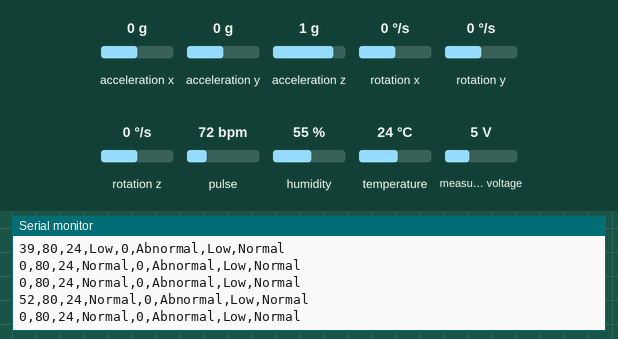
This sketch was run on a simulated ESP32. Parts: the last lines printed to the serial monitor. The test bench sets the inputs (shaded band); at power-on: temperature 24 °C, measured voltage 5 V, acceleration x 0 g, acceleration y 0 g, acceleration z 1 g, rotation x 0 °/s, rotation y 0 °/s, rotation z 0 °/s, pulse 72 bpm, humidity 55 %. Nothing arrives over Bluetooth unless stated; a phone connects over Bluetooth LE 3 s after start.

Above: at 4.2 s.
4.3 s: temperature set to 36.2 °C
At 4.73 s:
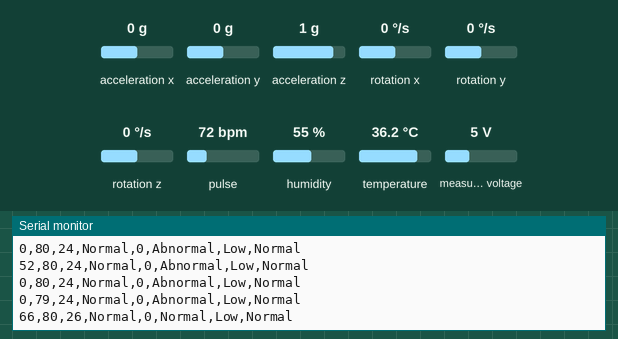
5.8 s: temperature set to 37.5 °C
At 7.1 s:
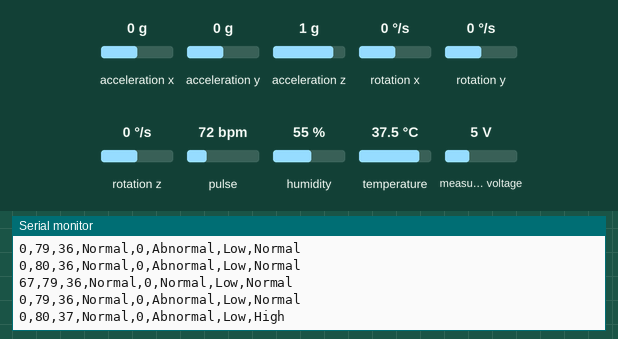
8.6 s: measured voltage set to 2.7 V
At 9.17 s:
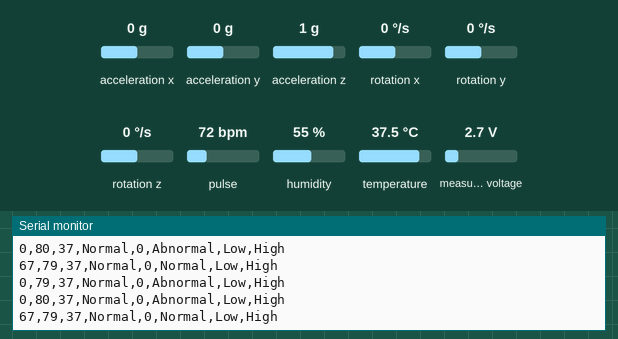
10.1 s: measured voltage set to 2.3 V
At 11.54 s:
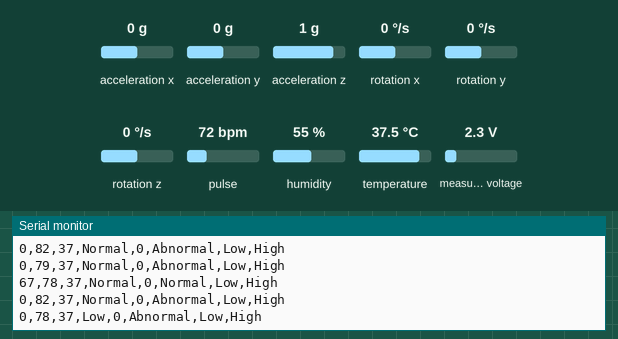
Timing chart, 0 to 13.1 s (numbered marks = the images above; inputs shaded):
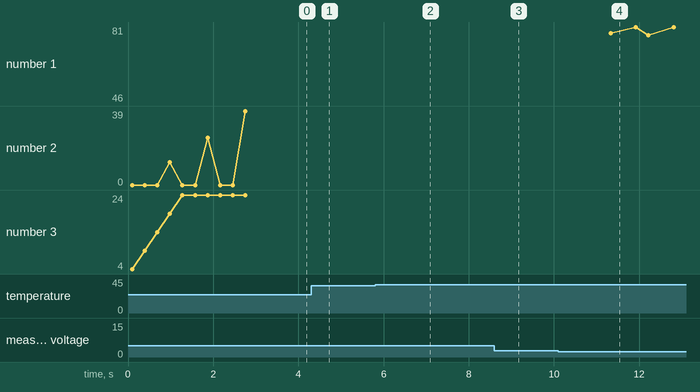

The sketch:

main_code.ino
```cpp
#include <Wire.h>
#include "MAX30105.h"
#include "heartRate.h"
#include <Adafruit_AHTX0.h>
#include <Adafruit_INA219.h>
#include <Adafruit_MPU6050.h>

// ===== BLE =====
#include <BLEDevice.h>
#include <BLEServer.h>
#include <BLEUtils.h>
#include <BLE2902.h>
BLECharacteristic *pCharacteristic;
bool deviceConnected = false;
class MyServerCallbacks: public BLEServerCallbacks {
 void onConnect(BLEServer* pServer) { deviceConnected = true; }
 void onDisconnect(BLEServer* pServer) {
 deviceConnected = false;
 BLEDevice::startAdvertising();
 }
};

// ===== SENSORS =====
MAX30105 particleSensor;
Adafruit_AHTX0 aht;
Adafruit_INA219 ina219;
Adafruit_MPU6050 mpu;
// ===== THRESHOLDS =====
#define HR_MIN 60
#define HR_MAX 100
#define SPO2_MIN 95
#define TEMP_MAX 37
#define FALL_THRESHOLD 2.5
#define BATTERY_MIN 3.3
// ===== BUFFERS =====
#define SIZE 5
float HR_Buffer[SIZE] = {0};
float Temp_Buffer[SIZE] = {0};
float Acc_Buffer[SIZE] = {0};
int indexBuffer = 0;
// ===== BPM =====
long lastBeat = 0;
float bpm = 0;
int finalBPM = 0;
const long fingerThreshold = 30000;
// ===== SpO2 =====
float irAvg = 0, redAvg = 0;
float spo2 = 0;
// ===== BATTERY =====
float voltageAvg = 0;
// ===== FUNCTION =====
float movingAverage(float *buf) {
 float sum = 0;
 for (int i = 0; i < SIZE; i++) sum += buf[i];
 return sum / SIZE;
}


void setup() {
 Serial.begin(115200);
 Wire.begin(21, 22);
 // MAX30102
 if (!particleSensor.begin(Wire, I2C_SPEED_FAST)) while (1);
 particleSensor.setup(0x1F, 4, 2, 100, 411, 4096);
 // AHT10
 if (!aht.begin()) while (1);
 // INA219
 if (!ina219.begin()) while (1);
 // MPU6050
 if (!mpu.begin()) while (1);
 mpu.setAccelerometerRange(MPU6050_RANGE_2_G);
 // BLE
 BLEDevice::init("ZENV_Device");
 BLEServer *server = BLEDevice::createServer();
 server->setCallbacks(new MyServerCallbacks());
 BLEService *service = server->createService("1234");
 pCharacteristic = service->createCharacteristic(
 "5678",
 BLECharacteristic::PROPERTY_NOTIFY | BLECharacteristic::PROPERTY_READ
 );
 pCharacteristic->addDescriptor(new BLE2902());
 service->start();
 BLEDevice::getAdvertising()->start();
}


void loop() {

 // ===== 1. DATA ACQUISITION =====
 long ir = particleSensor.getIR();
 long red = particleSensor.getRed();
 sensors_event_t hum, temp;
 aht.getEvent(&hum, &temp);
 sensors_event_t a, g, t;
 mpu.getEvent(&a, &g, &t);
 float voltage = ina219.getBusVoltage_V();

 // ===== 2. FILTERING =====
 // ---- HEART RATE ----
 if (ir > fingerThreshold && checkForBeat(ir)) {
 long delta = millis() - lastBeat;
 lastBeat = millis();
 bpm = 60 / (delta / 1000.0);
 if (bpm > 40 && bpm < 180) {
 HR_Buffer[indexBuffer] = bpm;
 finalBPM = movingAverage(HR_Buffer);
 }
 } else {
 finalBPM = 0;
 }

 // ---- TEMPERATURE ----
 Temp_Buffer[indexBuffer] = temp.temperature;
 float temperature = movingAverage(Temp_Buffer);

 // ---- ACCELERATION (FALL DETECTION) ----
 float ax = a.acceleration.x / 9.81;
 float ay = a.acceleration.y / 9.81;
 float az = a.acceleration.z / 9.81;
 float accMag = sqrt(ax*ax + ay*ay + az*az);
 Acc_Buffer[indexBuffer] = accMag;
 float accFiltered = movingAverage(Acc_Buffer);

 // ---- SpO2 CONTINUOUS ----
 if (ir > 50000) {
 irAvg = 0.9 * irAvg + 0.1 * ir;
 redAvg = 0.9 * redAvg + 0.1 * red;
 float irAC = ir - irAvg;
 float redAC = red - redAvg;
 if (irAvg > 0 && redAvg > 0) {
 float R = (redAC / redAvg) / (irAC / irAvg);
 spo2 = -45.060 * R * R + 30.354 * R + 94.845;
 if (spo2 > 100) spo2 = 100;
 if (spo2 < 0) spo2 = 0;
 }
 } else {
 spo2 = 0;
 }

 // ---- BATTERY ----
 voltageAvg = 0.9 * voltageAvg + 0.1 * voltage;
 // ===== 3. HEALTH ANALYSIS =====
 String HR_Status = (finalBPM < HR_MIN || finalBPM > HR_MAX) ? "Abnormal" : "Normal";
 String SpO2_Status = (spo2 < SPO2_MIN) ? "Low" : "Normal";
 String Temp_Status = (temperature > TEMP_MAX) ? "High" : "Normal";
 bool Fall = (accFiltered > FALL_THRESHOLD);
 String Battery_Status = (voltageAvg < BATTERY_MIN) ? "Low" : "Normal";


 // ===== 4. UPDATE BUFFER =====
 indexBuffer = (indexBuffer + 1) % SIZE;


 // ===== 5. BLE DATA =====
 String data = String(finalBPM) + "," +
 String((int)spo2) + "," +
 String((int)temperature) + "," +
 Battery_Status + "," +
 String(Fall) + "," +
 HR_Status + "," +
 SpO2_Status + "," +
 Temp_Status;
 Serial.println(data);
 if (deviceConnected) {
 pCharacteristic->setValue(data.c_str());
 pCharacteristic->notify();
 }
 delay(200);
}
```

Measured:
- the behaviour switches between 37 and 37.1 °C on temperature (found by bisection; images 1 and 2)
- the behaviour switches between 2.6 and 2.5 V on measured voltage (found by bisection; images 3 and 4)
- after the input at 4.3 s, the serial monitor: prints a new line after 0.23 s (image 1)
- after the input at 5.8 s, the serial monitor: prints a new line after 1.1 s (image 2)
